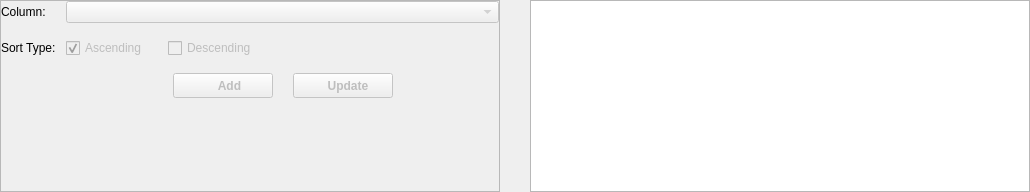
        <widget class="QWidget" name="SortPage">
         <layout class="QHBoxLayout" name="horizontalLayout_13">
          <property name="spacing">
           <number>30</number>
          </property>
          <property name="leftMargin">
           <number>0</number>
          </property>
          <property name="topMargin">
           <number>0</number>
          </property>
          <property name="rightMargin">
           <number>0</number>
          </property>
          <property name="bottomMargin">
           <number>0</number>
          </property>
          <item>
           <widget class="QFrame" name="frame_5">
            <property name="minimumSize">
             <size>
              <width>500</width>
              <height>0</height>
             </size>
            </property>
            <property name="frameShape">
             <enum>QFrame::StyledPanel</enum>
            </property>
            <property name="frameShadow">
             <enum>QFrame::Raised</enum>
            </property>
            <layout class="QVBoxLayout" name="verticalLayout_6">
             <property name="spacing">
              <number>0</number>
             </property>
             <property name="leftMargin">
              <number>0</number>
             </property>
             <property name="topMargin">
              <number>0</number>
             </property>
             <property name="rightMargin">
              <number>0</number>
             </property>
             <property name="bottomMargin">
              <number>0</number>
             </property>
             <item>
              <layout class="QFormLayout" name="formLayout_4">
               <property name="horizontalSpacing">
                <number>10</number>
               </property>
               <property name="verticalSpacing">
                <number>15</number>
               </property>
               <item row="0" column="0">
                <widget class="QLabel" name="label_8">
                 <property name="text">
                  <string>Column:</string>
                 </property>
                </widget>
               </item>
               <item row="0" column="1">
                <widget class="QComboBox" name="cbbSortColumn">
                 <property name="enabled">
                  <bool>false</bool>
                 </property>
                </widget>
               </item>
               <item row="1" column="0">
                <widget class="QLabel" name="label_12">
                 <property name="text">
                  <string>Sort Type:</string>
                 </property>
                </widget>
               </item>
               <item row="1" column="1">
                <layout class="QHBoxLayout" name="horizontalLayout_11">
                 <property name="spacing">
                  <number>20</number>
                 </property>
                 <item>
                  <widget class="QCheckBox" name="cbSortAsc">
                   <property name="enabled">
                    <bool>false</bool>
                   </property>
                   <property name="text">
                    <string>Ascending</string>
                   </property>
                   <property name="checked">
                    <bool>true</bool>
                   </property>
                   <attribute name="buttonGroup">
                    <string notr="true">buttonGroup</string>
                   </attribute>
                  </widget>
                 </item>
                 <item>
                  <widget class="QCheckBox" name="cbSortDes">
                   <property name="enabled">
                    <bool>false</bool>
                   </property>
                   <property name="text">
                    <string>Descending</string>
                   </property>
                   <attribute name="buttonGroup">
                    <string notr="true">buttonGroup</string>
                   </attribute>
                  </widget>
                 </item>
                 <item>
                  <spacer name="horizontalSpacer_5">
                   <property name="orientation">
                    <enum>Qt::Horizontal</enum>
                   </property>
                   <property name="sizeHint" stdset="0">
                    <size>
                     <width>40</width>
                     <height>20</height>
                    </size>
                   </property>
                  </spacer>
                 </item>
                </layout>
               </item>
               <item row="2" column="0">
                <spacer name="horizontalSpacer_3">
                 <property name="orientation">
                  <enum>Qt::Horizontal</enum>
                 </property>
                 <property name="sizeHint" stdset="0">
                  <size>
                   <width>40</width>
                   <height>20</height>
                  </size>
                 </property>
                </spacer>
               </item>
               <item row="2" column="1">
                <layout class="QHBoxLayout" name="horizontalLayout_10">
                 <property name="spacing">
                  <number>20</number>
                 </property>
                 <item>
                  <spacer name="horizontalSpacer_26">
                   <property name="orientation">
                    <enum>Qt::Horizontal</enum>
                   </property>
                   <property name="sizeHint" stdset="0">
                    <size>
                     <width>40</width>
                     <height>20</height>
                    </size>
                   </property>
                  </spacer>
                 </item>
                 <item>
                  <widget class="QPushButton" name="btnSortAdd">
                   <property name="enabled">
                    <bool>false</bool>
                   </property>
                   <property name="minimumSize">
                    <size>
                     <width>100</width>
                     <height>25</height>
                    </size>
                   </property>
                   <property name="maximumSize">
                    <size>
                     <width>100</width>
                     <height>25</height>
                    </size>
                   </property>
                   <property name="font">
                    <font>
                     <bold>true</bold>
                    </font>
                   </property>
                   <property name="text">
                    <string>    Add</string>
                   </property>
                   <property name="icon">
                    <iconset resource="images.qrc">
                     <normaloff>:/images/images/add.png</normaloff>:/images/images/add.png</iconset>
                   </property>
                   <property name="iconSize">
                    <size>
                     <width>18</width>
                     <height>18</height>
                    </size>
                   </property>
                  </widget>
                 </item>
                 <item>
                  <widget class="QPushButton" name="btnSortUpdate">
                   <property name="enabled">
                    <bool>false</bool>
                   </property>
                   <property name="minimumSize">
                    <size>
                     <width>100</width>
                     <height>25</height>
                    </size>
                   </property>
                   <property name="maximumSize">
                    <size>
                     <width>100</width>
                     <height>25</height>
                    </size>
                   </property>
                   <property name="font">
                    <font>
                     <bold>true</bold>
                    </font>
                   </property>
                   <property name="text">
                    <string>   Update</string>
                   </property>
                   <property name="icon">
                    <iconset resource="images.qrc">
                     <normaloff>:/images/images/loop.png</normaloff>:/images/images/loop.png</iconset>
                   </property>
                   <property name="iconSize">
                    <size>
                     <width>18</width>
                     <height>18</height>
                    </size>
                   </property>
                  </widget>
                 </item>
                 <item>
                  <spacer name="horizontalSpacer_4">
                   <property name="orientation">
                    <enum>Qt::Horizontal</enum>
                   </property>
                   <property name="sizeHint" stdset="0">
                    <size>
                     <width>40</width>
                     <height>20</height>
                    </size>
                   </property>
                  </spacer>
                 </item>
                </layout>
               </item>
              </layout>
             </item>
            </layout>
           </widget>
          </item>
          <item>
           <widget class="QTableWidget" name="tbwSort">
            <property name="minimumSize">
             <size>
              <width>500</width>
              <height>0</height>
             </size>
            </property>
            <property name="styleSheet">
             <string notr="true">QHeaderView::section:checked{
	background-color: rgb(225, 225, 225);
}
QHeaderView::section { 
	background-color:  rgb(225, 225, 225);
	color: rgb(85, 0, 0);
 	padding-left: 4px;
 	border: 0.5px solid rgb(225, 225, 225); }

QTableWidget::item {
	padding-top: 3px;
	padding-bottom: 3px;
	padding-right: 10px;
	padding-left: 10px;
}</string>
            </property>
            <property name="editTriggers">
             <set>QAbstractItemView::NoEditTriggers</set>
            </property>
            <property name="selectionBehavior">
             <enum>QAbstractItemView::SelectRows</enum>
            </property>
           </widget>
          </item>
         </layout>
        </widget>
